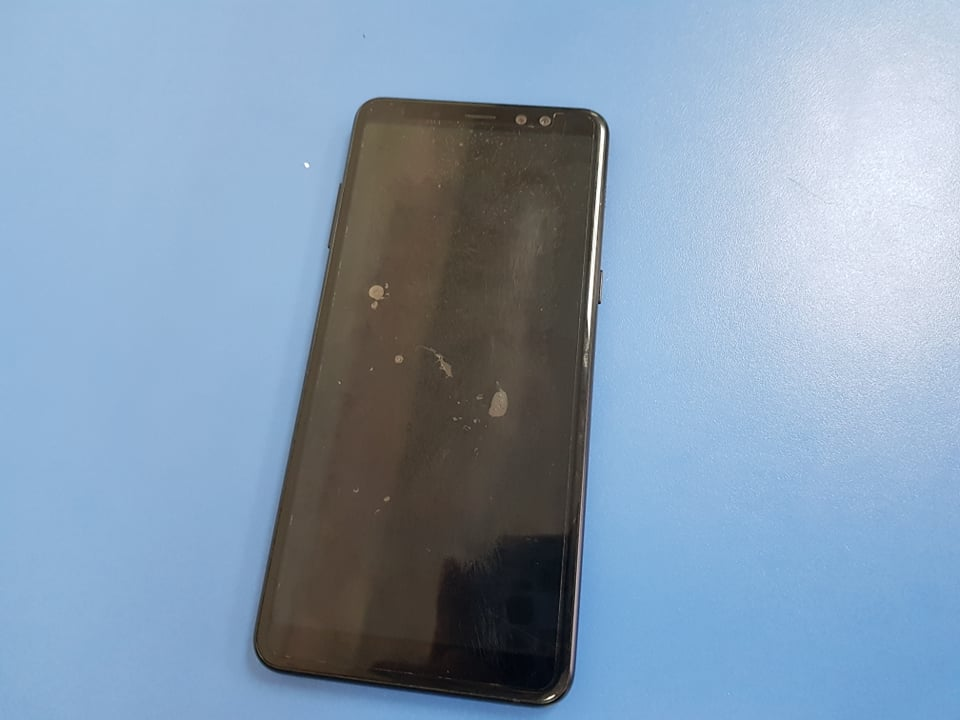
#> input picture hello/opencv/Homography/book2.jpg, 960 x 720 px
$ python homography.py
#> lines starting #> are read from the running program, lines starting #| are printed output that depends on the picture
import cv2 as cv
import numpy as np

if __name__ == '__main__':
    img_src = cv.imread('book2.jpg')
#> img_src is the input picture: shape (720, 960, 3); mean B, G, R 177.9, 155.4, 133.3
    pst_src = np.array([[363, 99], [607, 122], [257, 659], [562, 701]])
    img_dst = cv.imread('book1.jpg')
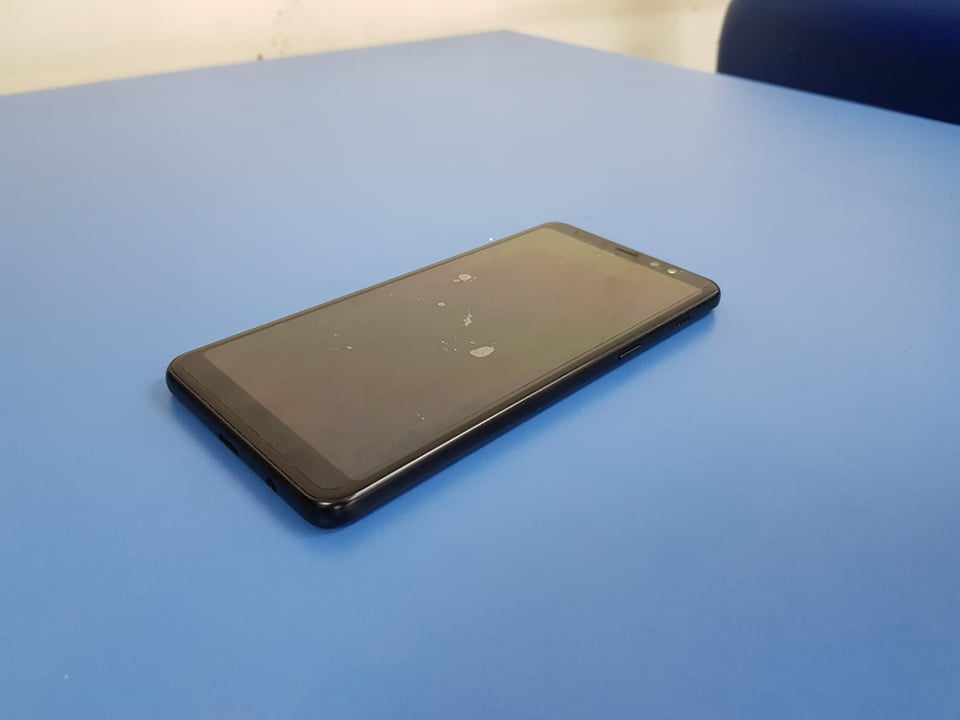
#> input picture hello/opencv/Homography/book1.jpg, 960 x 720 px
#> img_dst is the input picture: shape (720, 960, 3); mean B, G, R 177.3, 151.8, 132.3
    pst_dst = np.array([[555, 221], [721, 293], [161, 379], [323, 528]])

    h, status = cv.findHomography(pst_src, pst_dst)

    img_out = cv.warpPerspective(img_src, h, (img_dst.shape[1], img_dst.shape[0]))
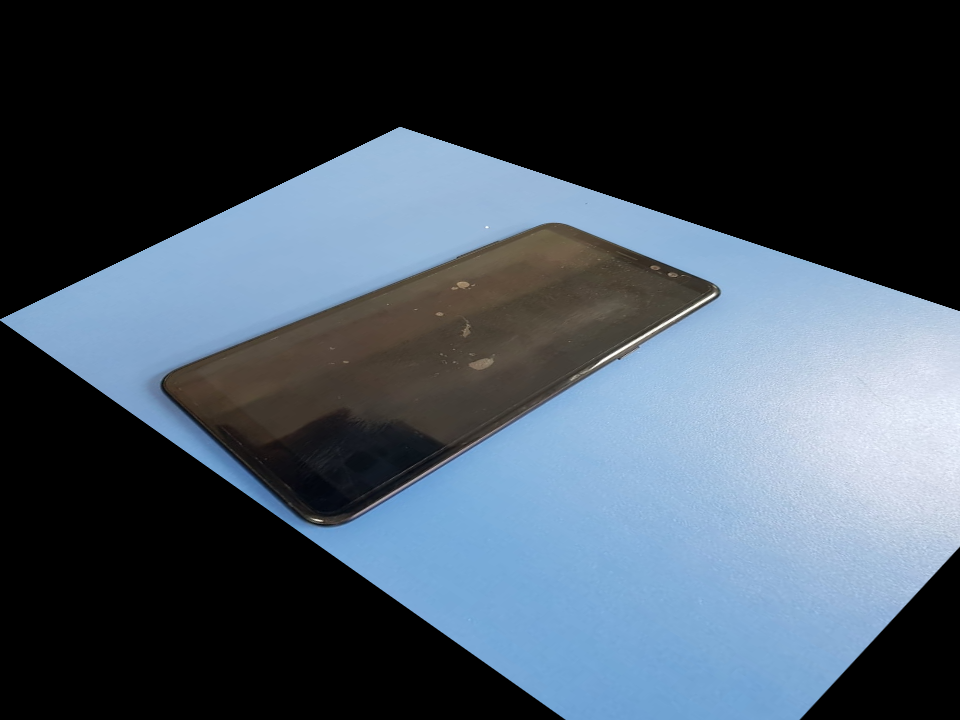
#> img_out: shape (720, 960, 3); mean B, G, R 91.7, 79.1, 66.7

    cv.imshow('src', img_src)
    cv.imshow('dst', img_dst)
    cv.imshow('w', img_out)

    cv.waitKey(0)
